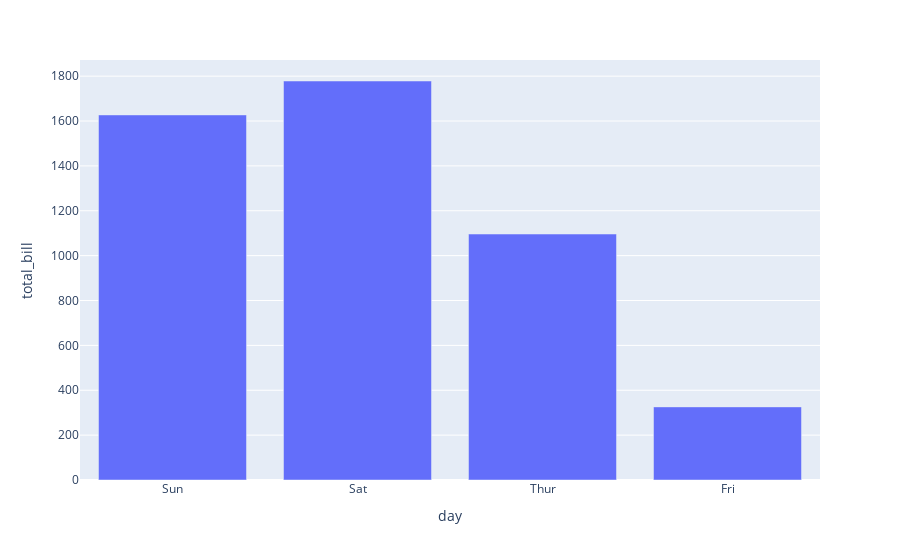

Notebook source saved alongside this figure:
### Code cell
# gráficos
px.bar(adrupado_dia, x='day', y='total_bill')

### Figure 1 — Plotly figure (JSON) as saved in the notebook; plotly's stock layout.template omitted (floating-point values rounded to 4 significant figures)
{"data": [{"alignmentgroup": "True", "hovertemplate": "day=%{x}<br>total_bill=%{y}<extra></extra>", "legendgroup": "", "marker": {"color": "#636efa", "pattern": {"shape": ""}}, "name": "", "offsetgroup": "", "orientation": "v", "showlegend": false, "textposition": "auto", "type": "bar", "x": ["Sun", "Sat", "Thur", "Fri"], "xaxis": "x", "y": [1627.0, 1778.0, 1096.0, 325.9], "yaxis": "y"}], "layout": {"barmode": "relative", "legend": {"tracegroupgap": 0}, "margin": {"t": 60}, "xaxis": {"anchor": "y", "domain": [0, 1], "title": {"text": "day"}}, "yaxis": {"anchor": "x", "domain": [0, 1], "title": {"text": "total_bill"}}}}
